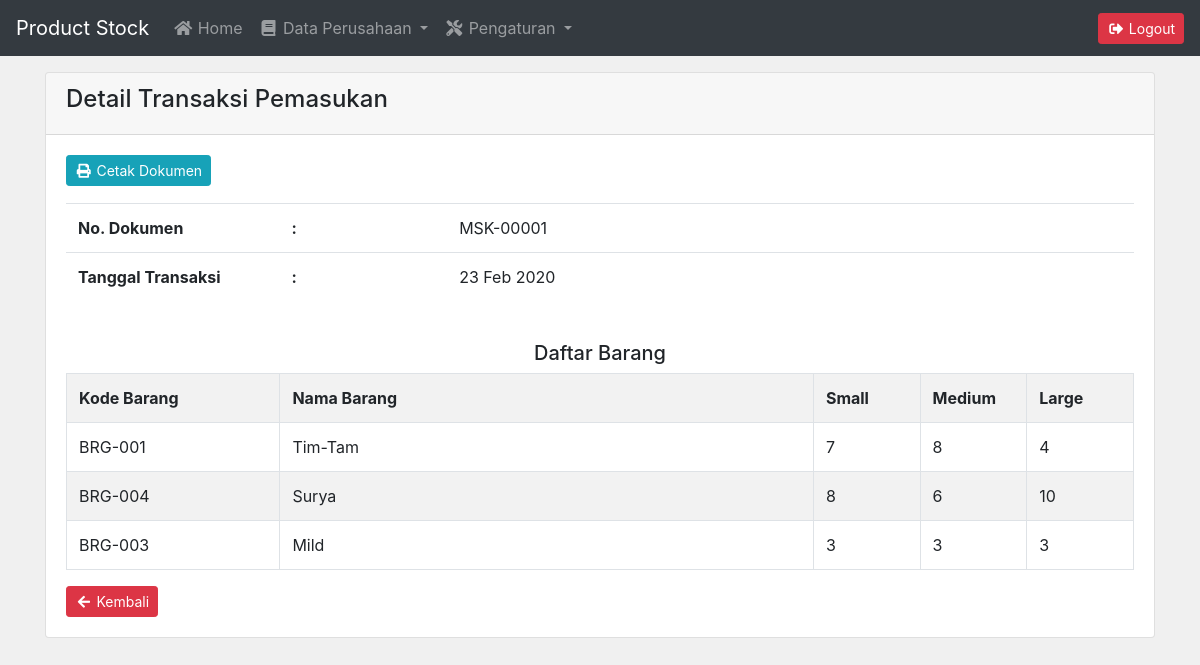
Page /admin/pemasukan_detail.php?id=1 (signed in) on the committed database.
### tables this page shows
CREATE TABLE `pemasukan` (
  `id` int(11) NOT NULL,
  `kode_pemasukan` varchar(255) NOT NULL,
  `tanggal` date NOT NULL
);

CREATE TABLE `pemasukan_detail` (
  `id` int(11) NOT NULL,
  `id_pemasukan` int(11) NOT NULL,
  `id_barang` int(11) NOT NULL,
  `small` int(11) NOT NULL,
  `medium` int(11) NOT NULL,
  `large` int(11) NOT NULL
);

CREATE TABLE `barang` (
  `id_barang` int(11) NOT NULL,
  `kode_barang` varchar(255) NOT NULL,
  `nama_barang` varchar(255) NOT NULL,
  `jumlah_small` int(11) NOT NULL,
  `jumlah_medium` int(11) NOT NULL,
  `jumlah_large` int(11) NOT NULL
);

### admin/pemasukan_detail.php (the view, shortened to what this page needs)
<?php include 'header.php'; ?>
<div class="container mt-3">
    <div class="card">
        <div class="card-header">
            <h4>Detail Transaksi Pemasukan</h4>
        </div>
        <?php
            include '../koneksi.php';
            $id = $_GET['id'];
            $dokumen = mysqli_query($koneksi, "SELECT * FROM pemasukan WHERE id = '$id'");
            while($d = mysqli_fetch_array($dokumen)){
        ?>
        <div class="card-body">
            <a href="pemasukan_cetak.php?id=<?= $d['id']; ?>" class="btn btn-sm btn-info float-left" target="_blank">
                <i class="fas fa-fw fa-print"></i> Cetak Dokumen
            </a>
            <br><br>
            <table class="table">
                <tr>
                    <th width="20%">No. Dokumen</th>
                    <th>:</th>
                    <td><?= $d['kode_pemasukan']; ?></td>
                </tr>
                <tr>
                    <th width="20%">Tanggal Transaksi</th>
                    <th>:</th>
                    <td><?= date('d M Y', strtotime($d['tanggal'])); ?></td>
                </tr>
            </table>
            <br>
            <h5 class="text-center">Daftar Barang</h5>
            <table class="table table-bordered table-striped">
                <tr>
                    <th width="20%">Kode Barang</th>
                    <th width="50%">Nama Barang</th>
                    <th width="10%">Small</th>
                    <th width="10%">Medium</th>
                    <th width="10%">Large</th>
                </tr>
                <?php
                    $detail_barang = mysqli_query($koneksi, "SELECT p.*, b.nama_barang, b.kode_barang FROM pemasukan_detail AS p, barang AS b WHERE p.id_pemasukan = '$id' AND p.id_barang = b.id_barang");
                    while($db = mysqli_fetch_array($detail_barang)){
                ?>
                <tr>
                    <td><?= $db['kode_barang']; ?></td>
                    <td><?= $db['nama_barang']; ?></td>
                    <td><?= $db['small']; ?></td>
                    <td><?= $db['medium']; ?></td>
                    <td><?= $db['large']; ?></td>
                </tr>
                <?php } ?>
            </table>
            <?php } ?>
            <a href="pemasukan.php" class="btn btn-sm btn-danger float-left">
                <i class="fas fa-fw fa-arrow-left"></i> Kembali
            </a>
        </div>
    </div>
</div>
<?php include 'footer.php'; ?>

### admin/header.php (shortened to what this page needs)
<!DOCTYPE html>
<html lang="en">
<head>
    <link rel="stylesheet" href="../assets/css/bootstrap.min.css">
    <link rel="stylesheet" href="../assets/css/all.css">
    <link rel="stylesheet" href="../assets/css/select2.min.css">
</head>
<body style="background: #F0F0F0">
    <nav class="navbar navbar-dark bg-dark navbar-expand" style="border-radius: 0px">
        <a class="navbar-brand" href="#">Product Stock</a>
        <div class="collapse navbar-collapse" id="navbarSupportedContent">
            <ul class="navbar-nav mr-auto">
                <li class="nav-item">
                    <a class="nav-link" href="index.php"><i class="fas fa-fw fa-home"></i> Home</a>
                </li>
                <li class="nav-item dropdown">
                    <a class="nav-link dropdown-toggle" href="#" id="navbarDropdown" role="button"
                        data-toggle="dropdown" aria-haspopup="true" aria-expanded="false">
                        <i class="fas fa-fw fa-book"></i> Data Perusahaan
                    </a>
                </li>
                <li class="nav-item dropdown">
                    <a class="nav-link dropdown-toggle" href="#" id="navbarDropdown" role="button"
                        data-toggle="dropdown" aria-haspopup="true" aria-expanded="false">
                        <i class="fas fa-fw fa-tools"></i> Pengaturan
                    </a>
                </li>
            </ul>
            <a class="btn btn-danger btn-sm my-2 my-sm-0" href="logout.php"><i class="fas fa-fw fa-sign-out-alt"></i>
                Logout</a>
        </div>
    </nav>

### admin/footer.php (shortened to what this page needs)
</body>
</html>

### assets/css/all.css (style rules this page uses)
.fa, .fas, .far, .fal, .fad, .fab { -moz-osx-font-smoothing: grayscale; -webkit-font-smoothing: antialiased; display: inline-block; font-style: normal; font-variant: normal; text-rendering: auto; line-height: 1; }
.fa-fw { text-align: center; width: 1.25em; }
.fa-arrow-left:before { content: "\f060"; }
.fa-book:before { content: "\f02d"; }
.fa-home:before { content: "\f015"; }
.fa-print:before { content: "\f02f"; }
.fa-sign-out-alt:before { content: "\f2f5"; }
.fa-tools:before { content: "\f7d9"; }
.fa, .fas { font-family: 'Font Awesome 5 Free'; font-weight: 900; }

### rows in the picture
pemasukan: kode_pemasukan "MSK-00001", tanggal "23 Feb 2020"
pemasukan_detail: id_barang.kode_barang "BRG-001", id_barang.nama_barang "Tim-Tam", small "7", medium "8", large "4"
pemasukan_detail: id_barang.kode_barang "BRG-004", id_barang.nama_barang "Surya", small "8", medium "6", large "10"
pemasukan_detail: id_barang.kode_barang "BRG-003", id_barang.nama_barang "Mild", small "3", medium "3", large "3"
